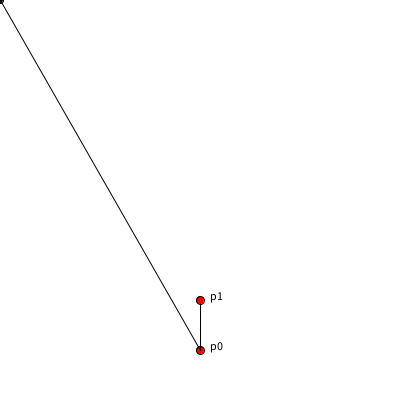
Frame 1 (no input)
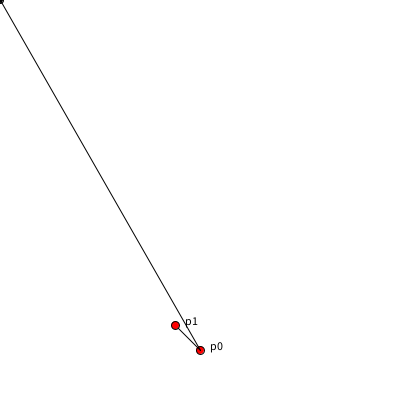
Frame 60 (the mouse pressed at the canvas centre just before this capture)
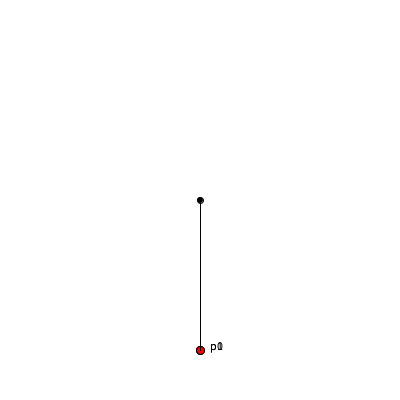
Frame 120 (the mouse held since frame 60 and released just before this capture)

The Processing sketch that drew these frames (run headless with seeded random() and noise(); from frame 60 on, the mouse is pressed at the canvas centre):

// Processing sketch: week14_6
// ── week14_6.pde
//week14_6
void setup()
{
  size(400,400);
  for(int i=0; i<2; i++)//把頂點從下到上放好
  {
    p[i] = new PVector(200,350-50*i);
  }
}
PVector[]p = new PVector[6];//有6個頂點
void draw()
{
  background(255);
  for(int i=0; i<2; i++)//用迴圈，畫點，畫字
  {
    if(i>0)line(p[i-1].x,p[i-1].y,p[i].x,p[i].y);
    fill(255,0,0);//紅色的圈圈
    ellipse(p[i].x,p[i].y,8,8);
    fill(0);
    text("p"+i,p[i].x+10,p[i].y);//字往右一點點
  }
  PVector now = new PVector(mouseX,mouseY);
  PVector v = PVector.sub(now,p[0]).normalize().mult(50);
  p[1].x = p[0].x+v.x;
  p[1].y = p[0].y+v.x;
  ellipse(mouseX,mouseY,6,6);
  line(p[0].x,p[0].y,mouseX,mouseY);
}
